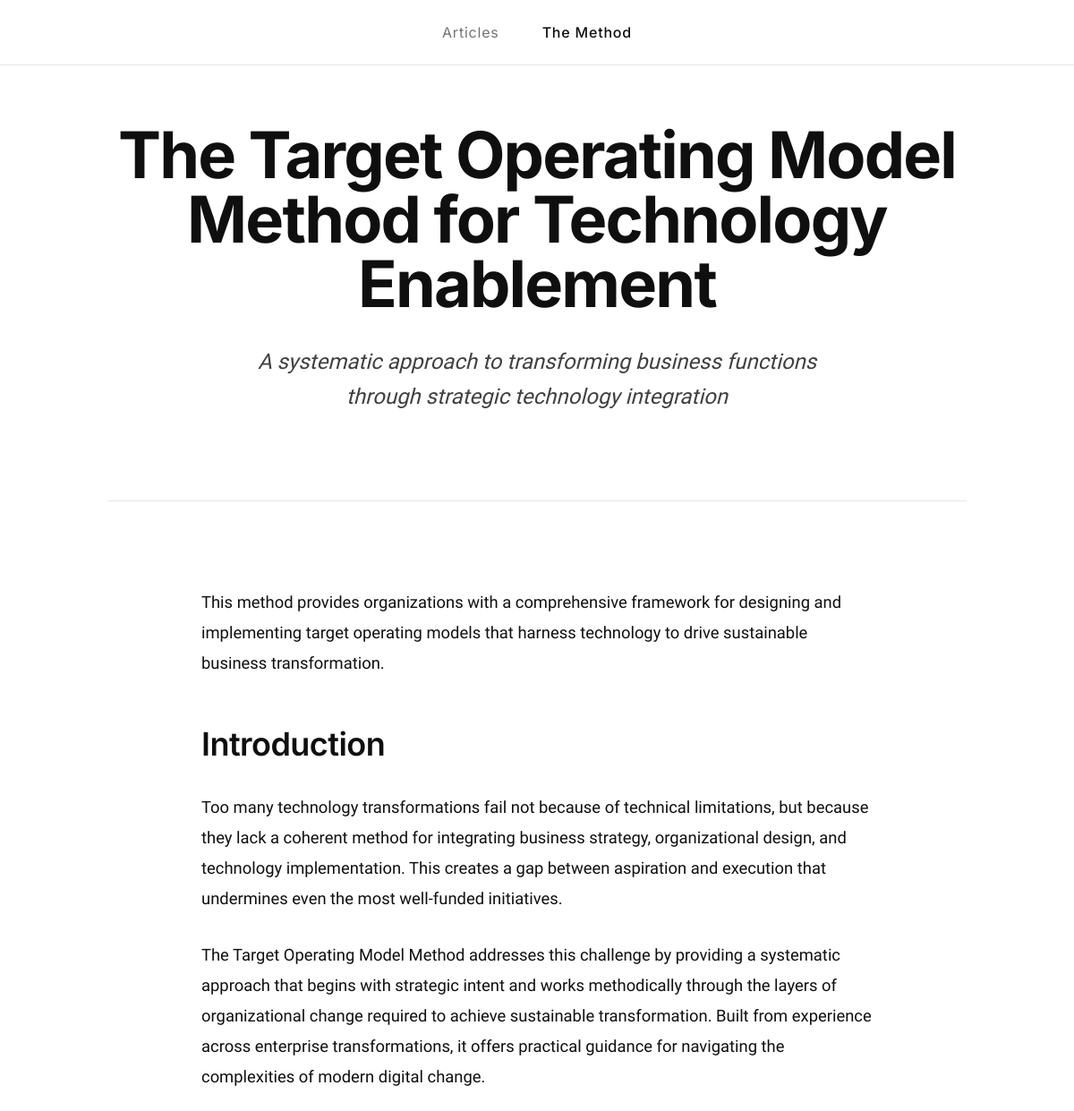
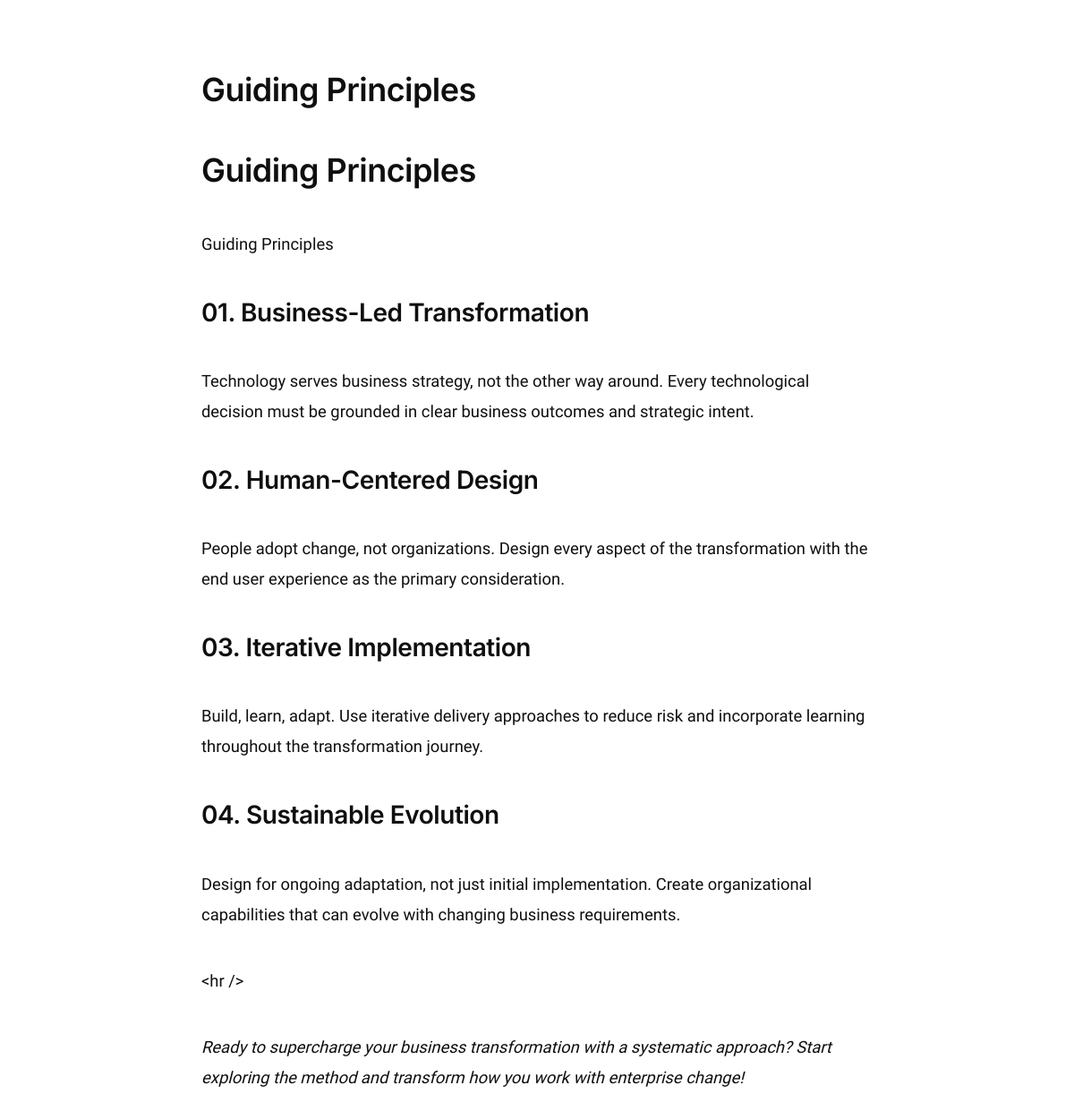
Page /tom-method on the committed database (2 pictures, top to bottom).
### models/navigation.py (models this page shows, shortened)
class NavigationItem(db.Model):
    __tablename__ = 'navigation_items'
    id = db.Column(db.Integer, primary_key=True)
    label = db.Column(db.String(100), nullable=False)
    slug = db.Column(db.String(120), unique=True, index=True)
    url = db.Column(db.String(255))
    section = db.Column(db.String(50), index=True)  # e.g., blog, tom_method, portfolio
    is_external = db.Column(db.Boolean, default=False)
    is_visible = db.Column(db.Boolean, default=True)
    position = db.Column(db.Integer, default=0, index=True)
    created_at = db.Column(db.DateTime, default=datetime.utcnow)
    updated_at = db.Column(db.DateTime, default=datetime.utcnow, onupdate=datetime.utcnow)
    def effective_url(self):
        if self.url:
            return self.url
        if self.section:
            return self._section_to_url(self.section)
        return '#'
    @staticmethod
    def _section_to_url(section):
        mapping = {
            'home': '/',
            'blog': '/blog',
            'tom_method': '/tom-method',
            'portfolio': '/portfolio',
        }
        return mapping.get(section, '/')

### models/article.py (models this page shows, shortened)
class Article(db.Model):
    __tablename__ = 'articles'
    id = db.Column(db.Integer, primary_key=True)
    title = db.Column(db.String(200), nullable=False)
    slug = db.Column(db.String(200), unique=True, nullable=False)
    subtitle = db.Column(db.Text)
    content_type = db.Column(db.String(20), default='markdown')  # 'markdown' or 'editorjs'
    content_json = db.Column(db.JSON)  # For EditorJS blocks
    content_markdown = db.Column(db.Text)  # For Markdown content
    excerpt = db.Column(db.Text)
    reading_time = db.Column(db.String(20))
    author = db.Column(db.String(100))
    status = db.Column(db.String(20), default='draft')  # 'draft', 'published', 'archived'
    section = db.Column(db.String(50), default='blog', index=True)  # blog, tom_method, portfolio, etc.
    subsection = db.Column(db.String(100))  # additional grouping (e.g., portfolio category)
    chapter_slug = db.Column(db.String(100), index=True)  # for TOM Method chapters
    chapter_order = db.Column(db.Integer)  # order within chapter
    featured_order = db.Column(db.Integer)  # ordering for featured lists/landing pages
    published_at = db.Column(db.DateTime)
    created_at = db.Column(db.DateTime, default=datetime.utcnow)
    updated_at = db.Column(db.DateTime, default=datetime.utcnow, onupdate=datetime.utcnow)
    meta_description = db.Column(db.Text)
    meta_keywords = db.Column(db.Text)
    tags = db.relationship('Tag', secondary='article_tags', back_populates='articles')
    def render_html(self) -> str:
        if self.content_type == 'editorjs' and self.content_json:
            from services.content_converter import EditorJSConverter
            converter = EditorJSConverter()
            return converter.to_html(self.content_json)
        return ''

### app_new.py (the view)
    @app.route('/tom-method')
    def tom_method():
        method_data = fetch_tom_method()
        if not method_data:
            abort(404)
        return render_template('tom_method.html', method=method_data)

### services/content_converter.py (called while the page is built)
    def to_html(self, data: Dict[str, Any]) -> str:
        if not isinstance(data, dict) or 'blocks' not in data:
            return ''
        blocks = data.get('blocks', [])
        html_blocks = []
        for block in blocks:
            if not isinstance(block, dict):
                continue
            block_type = block.get('type', '')
            block_data = block.get('data', {})
            if block_type in self.block_handlers:
                html_content = self.block_handlers[block_type](block_data)
                if html_content:
                    html_blocks.append(html_content)
        return '\n'.join(html_blocks)

    def _escape_html(self, text: str) -> str:
        if not text:
            return ''
        return html.escape(text)

    def _process_inline_formatting(self, text: str) -> str:
        if not text:
            return ''
        allowed_tags = ['b', 'i', 'em', 'strong', 'a', 'code', 'mark']
        escaped = html.escape(text)
        for tag in allowed_tags:
            escaped = re.sub(f'&lt;{tag}&gt;', f'<{tag}>', escaped)
            escaped = re.sub(f'&lt;/{tag}&gt;', f'</{tag}>', escaped)
            escaped = re.sub(f'&lt;{tag} ([^&]*)&gt;', f'<{tag} \\1>', escaped)
        return escaped

    def _handle_paragraph(self, data: Dict[str, Any]) -> str:
        text = self._process_inline_formatting(data.get('text', ''))
        if not text.strip():
            return ''
        return f'<p class="article-prose">{text}</p>'

    def _handle_header(self, data: Dict[str, Any]) -> str:
        text = self._escape_html(data.get('text', ''))
        level = data.get('level', 1)
        if not text.strip():
            return ''
        return f'<h{level} class="article-prose">{text}</h{level}>'

### templates/tom_method.html (shortened to what this page needs)
{% extends "base.html" %}
{% block content %}
<div class="max-w-5xl mx-auto px-8 py-16 space-y-24">
    <section class="text-center pb-12 border-b border-border-subtle">
        <h1 class="text-6xl lg:text-7xl font-sans font-bold text-text-primary mb-8 leading-none tracking-tight">
            {{ method.title }}
        </h1>
        {% if method.subtitle %}
            <p class="text-2xl text-text-secondary italic mb-12 max-w-2xl mx-auto leading-relaxed">
                {{ method.subtitle }}
            </p>
        {% endif %}
    </section>
    <section class="article-prose">
        {{ method.hero_html|safe }}
    </section>
    {% if method.guiding_html %}
    <section class="article-prose space-y-10">
        {% if method.guiding_title %}
            <h2>{{ method.guiding_title }}</h2>
        {% endif %}
        {{ method.guiding_html|safe }}
    </section>
    {% endif %}
</div>
{% endblock %}

### templates/base.html (shortened to what this page needs)
<!DOCTYPE html>
<html lang="en">
<head>
    <link rel="stylesheet" href="{{ url_for('static', filename='css/style.css') }}">
    <link rel="stylesheet" href="{{ url_for('static', filename='css/article.css') }}">
    <script src="https://cdn.tailwindcss.com"></script>
</head>
<body class="font-serif text-lg leading-relaxed text-text-primary bg-paper antialiased">
    <header class="sticky top-0 z-50 bg-white/95 backdrop-blur-sm border-b border-border-subtle">
        <nav class="max-w-4xl mx-auto px-8 py-6">
            <div class="flex justify-center gap-12">
                {% if navigation_items %}
                    {% for item in navigation_items %}
                        {% set href = item.url %}
                        {% set is_home = item.active_pattern == '/' %}
                        {% set is_active = (is_home and request.path == '/') or (not is_home and item.active_pattern and request.path.startswith(item.active_pattern)) %}
                        <a href="{{ href }}"
                           class="text-text-muted hover:text-text-primary transition-colors font-sans text-base tracking-wider {% if is_active %}text-text-primary font-medium{% endif %}"
                           {% if item.is_external %}target="_blank" rel="noopener noreferrer"{% endif %}>
                            {{ item.label }}
                        </a>
                    {% endfor %}
                {% else %}
                    <a href="/" class="text-text-muted hover:text-text-primary transition-colors font-sans text-base tracking-wider {% if request.path == '/' %}text-text-primary font-medium{% endif %}">Home</a>
                {% endif %}
            </div>
        </nav>
    </header>
    <main class="min-h-screen">
        {% block content %}{% endblock %}
    </main>
</body>
</html>

### static/css/style.css (style rules this page uses)
* { margin: 0; padding: 0; box-sizing: border-box; }
body { font-family: 'Charter', 'Georgia', 'Times New Roman', serif; font-weight: 400; line-height: 1.75; color: #1a1a1a; background-color: #fefefe; font-size: 18px; -webkit-font-smoothing: antialiased; -moz-osx-font-smoothing: grayscale; }
h1, h2, h3, h4, h5, h6 { font-family: 'Inter', -apple-system, BlinkMacSystemFont, 'Segoe UI', sans-serif; font-weight: 500; line-height: 1.4; color: #1a1a1a; margin-bottom: 1.5rem; margin-top: 0rem; letter-spacing: -0.01em; }
h1 { font-size: 2.25rem; font-weight: 600; margin-top: 0; line-height: 1.3; margin-bottom: 2rem; }
h2 { font-size: 1.625rem; margin-top: 4rem; margin-bottom: 2rem; font-weight: 500; }
h3 { font-size: 1rem; margin-top: 0rem; margin-bottom: 1.5rem; font-weight: 500; }
p { margin-bottom: 1.5em; color: #2a2a2a; font-size: 1em; line-height: 1.75; }
:root { --paper: #ffffff; --cream: #fafafa; --light-gray: #f8f8f8; --border-subtle: #e5e5e5; --text-primary: #0f0f0f; --text-secondary: #404040; --text-muted: #737373; --text-light: #a3a3a3; --accent: #0f172a; --accent-hover: #1e293b; --accent-light: #f8fafc; --border-elegant: #e5e5e5; --highlight: #fafafa; }

### static/css/article.css (style rules this page uses)
.article-prose { max-width: 750px; margin: 0 auto; }
.article-prose > *:first-child { margin-top: 0; }
.article-prose h1, .article-prose h2, .article-prose h3, .article-prose h4 { font-family: 'Inter', -apple-system, BlinkMacSystemFont, 'Segoe UI', sans-serif; font-weight: 600; color: var(--text-primary); letter-spacing: -0.015em; }
.article-prose h2 { font-size: clamp(2rem, 3vw, 2.5rem); margin-top: 3rem; margin-bottom: 1.75rem; }
.article-prose h3 { font-size: 1.75rem; margin-top: 2.5rem; margin-bottom: 1.25rem; }
.article-prose p { font-family: 'Charter', 'Georgia', 'Times New Roman', serif; font-size: 1.15rem; line-height: 1.85; color: var(--text-primary); margin-bottom: 1.8rem; }

### rows in the picture
NavigationItem: label "Articles"
NavigationItem: label "The Method"
Article: title "The Target Operating Model Method for Technology Enablement", subtitle "A systematic approach to transforming business functions through strategic technology integration"
Article: guiding_title "Guiding Principles", guiding_html "Guiding Principles Guiding Principles 01. Business-Led Transformation Technology serves business strategy, not the other way around. Every technological decision must be grounded in clear business outcomes and strategic intent. 02. Human-Centered Design People adopt change, not organizations. Design every aspect of the transformation with the end user experience as the primary consideration. 03. Iterative Implementation Build, learn, adapt. Use iterative delivery approaches to reduce risk and incorporate learning throughout the transformation journey. 04. Sustainable Evolution Design for ongoing adaptation, not just initial implementation. Create organizational capabilities that can evolve…"
